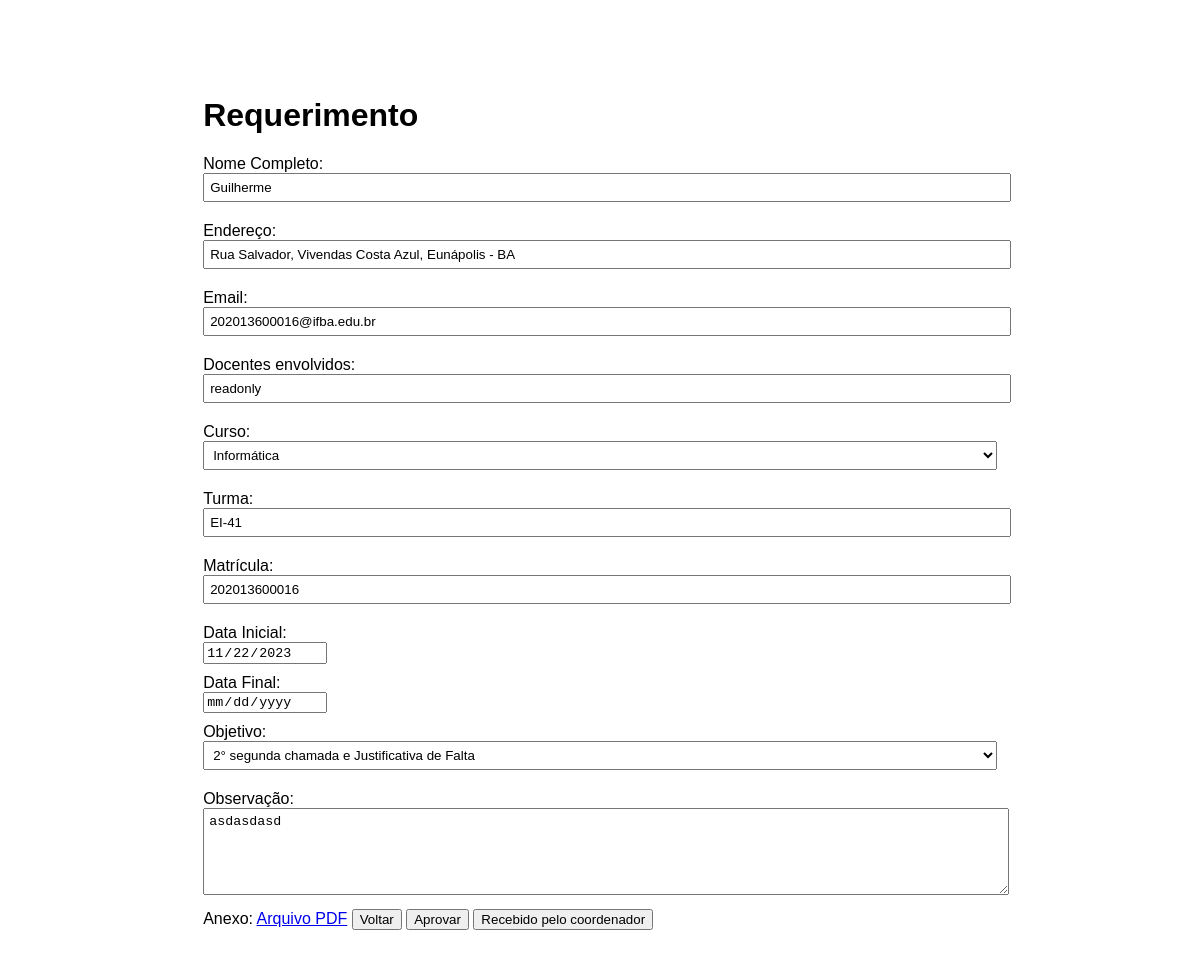
Screenshot of /coordenacao/arquivo.php?idrequerimento=14 (signed in) with the database file from the repository.
### tables this page shows
CREATE TABLE `discente` (
  `id` int(11) NOT NULL,
  `matricula` bigint(15) NOT NULL,
  `email` varchar(100) NOT NULL,
  `senha` varchar(20) NOT NULL,
  `nome_aluno` varchar(100) NOT NULL,
  `endereco` varchar(150) NOT NULL,
  `identificador` varchar(6) NOT NULL,
  `curso` varchar(50) NOT NULL
);

CREATE TABLE `requerimento` (
  `idrequerimento` int(11) NOT NULL,
  `objeto` varchar(200) NOT NULL,
  `data_inicial` date NOT NULL,
  `data_final` date NOT NULL,
  `data/hora_regis` datetime(6) NOT NULL,
  `obs` varchar(200) DEFAULT NULL,
  `anexos` varchar(255) NOT NULL,
  `status` varchar(45) NOT NULL,
  `turma` varchar(10) NOT NULL,
  `discente_matricula` bigint(15) NOT NULL,
  `idcurso` int(11) NOT NULL,
  `email` varchar(150) NOT NULL
);

### login/conexao.php (called while the page is built, shortened)
<?php
	Function banco($server, $user, $password, $db, $consulta)
	{
	 $banco =  new mysqli($server, $user, $password, $db);
	 if (!$resultado = $banco->query($consulta)) {
		        echo "Falha na consulta referência: (".$banco->errno.") - ".$banco->error;
				  echo "<a href = 'incluir.php'> <img src = 'img/fundo/voltar.png' / width = 40 heigth= 40> </a>";
				  exit();
	 }
	 return $resultado;
	}
?>

### coordenacao/arquivo.php (the view, shortened to what this page needs)
<?php
    include("../login/conexao.php");
    extract($_POST);
    if (!empty($_GET['idrequerimento'])){
        $id = $_GET['idrequerimento'];
        $consulta = "SELECT * FROM requerimento WHERE idrequerimento=$id";
        $resultado = banco($server, $user, $password, $db, $consulta);
        if ($resultado -> num_rows > 0){
            while ($dados = mysqli_fetch_assoc($resultado)){
                $docentes = $dados['docente'];
                $turma = $dados['turma'];
                $data_inicial = $dados['data_inicial'];
                $data_final = $dados['data_final'];
                $objeto = $dados['objeto'];
                $obs = $dados['obs'];
                $matricula = $dados['discente_matricula'];
                $consulta_discente = "SELECT * FROM discente WHERE matricula = '$matricula'";
                $resultado_discente = banco($server, $user, $password, $db, $consulta_discente);
                if ($resultado_discente->num_rows > 0) {
                    $dados_discente = mysqli_fetch_assoc($resultado_discente);
                    $nome = $dados_discente['nome_aluno'];
                    $end = $dados_discente['endereco'];
                    $email = $dados_discente['email'];
                }
            }
        }
    }
?>
<!DOCTYPE html>
    <html lang="en">
    <head>
    </head>
<body>
    <form action="" method="post" enctype="multipart/form-data">
            <h1> Requerimento</h1>
            <label>Nome Completo:</label>
            <input type="text" name="nome" value='<?php echo $nome;?>' readonly>
            <label>Endereço: </label>
            <input type="text" name="end" value='<?php echo $end;?>' readonly>
            <label>Email:</label>
            <input type="text" name="email" value=<?php echo $email;?> readonly>
            <label>Docentes envolvidos:</label>
            <input type="text" name="docentes" value=<?php echo $docentes?> readonly>
            <label>Curso:</label>
            <?php
                $consulta = "SELECT idcurso, nome_curso FROM curso";
                $resultado = banco("localhost", "root", "", "projeto", $consulta);
                echo "<select name='curso' value=<?php echo $nome;?> readonly>";
                while ($linha = $resultado->fetch_assoc()) {
                    echo "<option value=" . $linha["idcurso"] . ">" . $linha["nome_curso"] . "</option>";
                }
                echo "</select>";
            ?>
            <label>Turma:</label>
            <input type="text" name='turma' value=<?php echo $turma;?> readonly>
            <label>Matrícula:</label>
            <input type="text" name="matricula" value=<?php echo $matricula;?> readonly>
            <label>Data Inicial:</label>
            <input type="date" name = data_inicial value=<?php echo $data_inicial;?> readonly>
            <label>Data Final:</label>
            <input type="date" name = data_final value=<?php echo $data_final;?> readonly>
            <label>Objetivo:</label>
            <select name="objeto" readonly>
            <option value="2° segunda chamada e Justificativa de Falta" <?php echo ($objeto == '2° segunda chamada e Justificativa de Falta') ? 'selected' : ''; ?>>2° segunda chamada e Justificativa de Falta</option>
            </select>
            <label>Observação:</label>
            <textarea name="obs" rows="5" readonly><?php echo $obs;?></textarea>
            <?php echo "Anexo: <a href='visualizar_pdf.php?id=$id'>Arquivo PDF</a>";?>
            <input type="submit" value="Voltar" name='voltar'>
            <input type="submit" value="Aprovar" name='aprovado'>
            <input type="submit" value="Recebido pelo coordenador" name='recebido'>
    </form>
</body>
</html>

### coordenacao/arquivo.php (style rules this page uses)
body { font-family: Arial, sans-serif; width: 210mm; height: 297mm; margin: 0 auto; padding: 20mm; }
label { display: block; margin-top: 10px; }
input[type="text"], select, textarea { width: 100%; padding: 5px; margin-bottom: 10px; }
select { width: 100%; }
textarea { width: 100%; }

### rows the page displays
discente: nome "Guilherme", end "Rua Salvador, Vivendas Costa Azul, Eunápolis - BA", email "202013600016@ifba.edu.br"
requerimento: turma "EI-41", matricula "202013600016", data_inicial "11/22/2023", objeto "2° segunda chamada e Justificativa de Falta", obs "asdasdasd"

### other values shown
form field curso "Informática"
